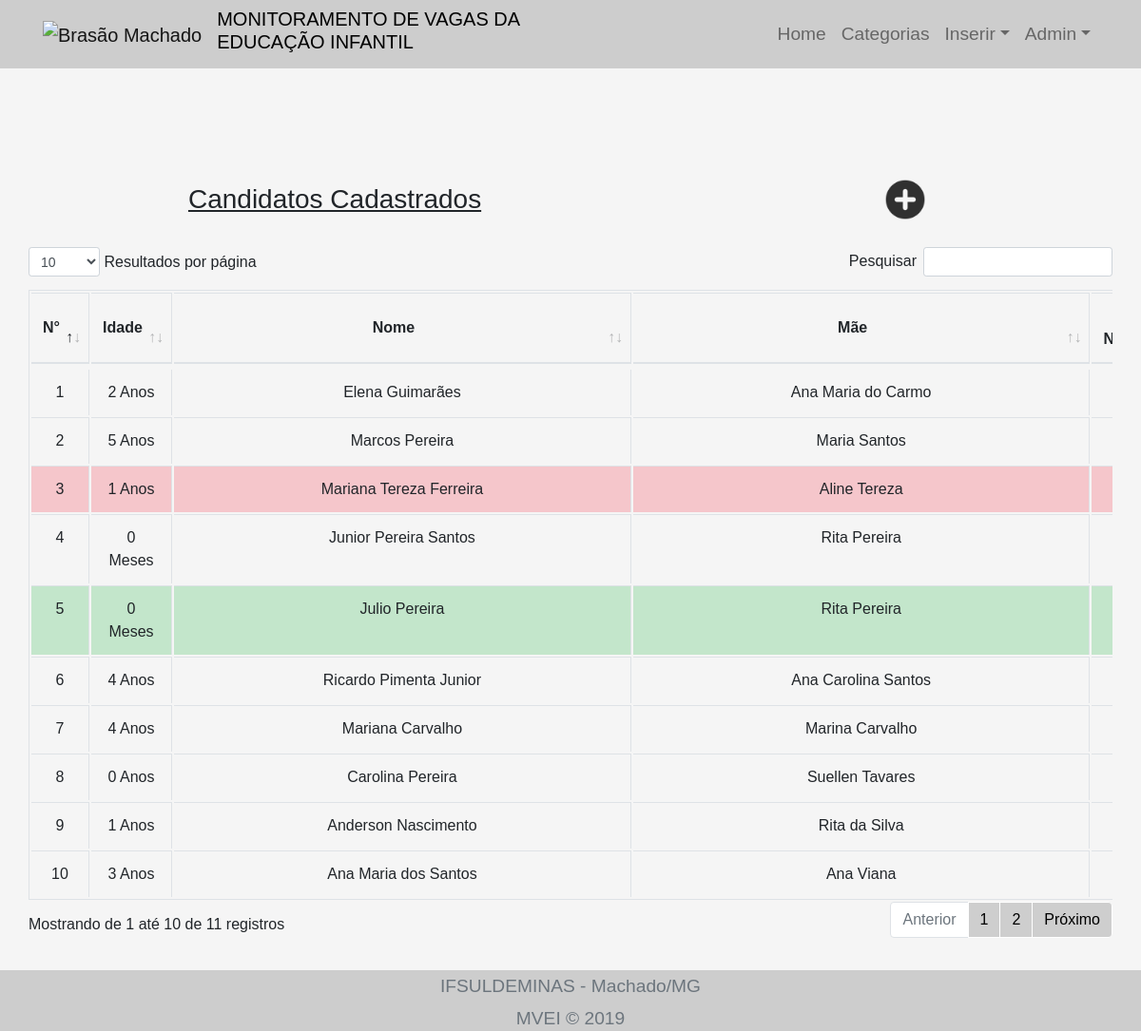
The app's page /view/candidates.php (signed in) with its own data.
### tables this page shows
CREATE TABLE IF NOT EXISTS `candidates` (
  `id` int(11) NOT NULL AUTO_INCREMENT,
  `name` varchar(255) NOT NULL,
  `birth_date` date NOT NULL,
  `tel1` bigint(12) NOT NULL,
  `tel2` bigint(12) DEFAULT NULL,
  `inscription_date` date NOT NULL,
  `situation` tinyint(3) NOT NULL,
  `obs` varchar(255) DEFAULT NULL,
  `conf_date` date DEFAULT NULL,
  `units_id` int(11) DEFAULT NULL,
  `classrooms_id` int(11) DEFAULT NULL,
  `parents_id` int(11) NOT NULL,
  PRIMARY KEY (`id`,`parents_id`),
  KEY `fk_candidates_classrooms_idx` (`classrooms_id`),
  KEY `fk_candidates_units_idx` (`units_id`),
  KEY `fk_candidates_parents1_idx` (`parents_id`)
);

CREATE TABLE IF NOT EXISTS `parents` (
  `id` int(11) NOT NULL AUTO_INCREMENT,
  `mother` varchar(255) DEFAULT NULL,
  `father` varchar(255) DEFAULT NULL,
  PRIMARY KEY (`id`)
);

### model/Candidate.php (called while the page is built, shortened)
<?php
Class Candidate extends Model{
	public function __construct($dbconfig){
		$this->dbconfig = $dbconfig;
	}
	public function getCandidates(){
		try {
			$sql = "SELECT c.id,c.name,c.birth_date,c.tel1,c.tel2,c.inscription_date,c.situation,p.mother,p.father
					FROM `candidates` c
					INNER JOIN `parents` p ON c.parents_id = p.id ORDER BY c.inscription_date" ;
			$dbc = new DBConnection($this->dbconfig);
			return $dbc->getQuery($sql);
		} catch (PDOException $e) {
			echo __LINE__.$e->getMessage();
		}
	}
}

### model/DBConnection.php (called while the page is built, shortened)
<?php
Class DBConnection extends PDO{
    protected $_config;
    public $dbc;
    public function __construct(array $config) {
        $this->_config = $config;
    }
    private function createConnection(){
        $dsn = "" .
            $this->_config['driver'] .
            ":host=" . $this->_config['host'] .
            ";dbname=" . $this->_config['dbname'];
        try {
            $this->dbc = new PDO( $dsn, $this->_config[ 'username' ], $this->_config[ 'password' ], $this->_config['options']);
            $this->dbc->exec("set names utf8");
        } catch(PDOException $e ) {
            echo __LINE__.$e->getMessage();
        }
    }
    public function getQuery($sql,array $params = null) {
        $stmt = $this->dbc->prepare($sql);
        $stmt->execute($params);
        return  $stmt->fetchAll(PDO::FETCH_ASSOC);
    }
}

### controller/CandidateController.php (called while the page is built, shortened)
<?php
require_once '../assets/helpers.php';
require_once '../model/settings.config.php';
require_once '../model/Candidate.php';
Class CandidateController extends Controller{
	private $candidate;
	public function __construct($dbconfig){
		$this->candidate = new Candidate($dbconfig);
	}
	public function loadAllCandidates(){
		return $this->candidate->getCandidates();
	}
}
$controller = new CandidateController($dbconfig);
$controller->validateSession();
$rows = $controller->loadAllCandidates();

### assets/helpers.php (called while the page is built, shortened)
<?php
function tableColor($situation){
    switch ($situation) {
        case 1:
            return 'table-success';
        break;
        case -1:
            return 'table-danger';
        break;
        default:
            return '';
        break;
    }
}
function dateDifference($date_1, $date_2, $differenceFormat = '%a'){
    $datetime1 = date_create($date_1, timezone_open('America/Sao_Paulo'));
    $datetime2 = date_create($date_2, timezone_open('America/Sao_Paulo'));
    $interval = date_diff($datetime1, $datetime2);
    if ($interval->format($differenceFormat) == 0) {
        $differenceFormat = '%m Meses';
    }
    if ($interval->format($differenceFormat) == 1) {
        $differenceFormat = '%y Ano';
    }
    if ($interval->format($differenceFormat) > 1) {
        $differenceFormat = '%y Anos';
    }
    return $interval->format($differenceFormat);
}

### view/candidates.php (the view, shortened to what this page needs)
<?php
require_once '../assets/helpers.php';
require_once '../controller/CandidateController.php';
$controller->notAdmin();
require_once ($controller->importHeader($_SESSION['admin']));
?>
    <section class="container-fluid">
        <div class="row justify-content-around">
            <div class="col-03 align-self-center">
                <p><h3><u><span id='toolTip' tabindex='0' data-toggle='tooltip' title='A idade é baseada na data atual (<?php echo date("d-m-Y") ?>)' style='cursor: help;'>Candidatos Cadastrados</span></u></h3></p>
            </div>
            <div class="col-09">
                <a href="new_candidate.php"><img src="../assets/img/add.png" width="100" height="100"></a>
            </div>
        </div>
        <table id="table_id" class="display table table-bordered table-hover">
            <thead>
                <tr>
                    <th scope="col" class="text-center align-middle">N°</th>
                    <th scope="col" class="text-center align-middle">Idade</th>
                    <th scope="col" class="text-center align-middle">Nome</th>
                    <th scope="col" class="text-center align-middle">Mãe</th>
                    <th scope="col" class="text-center align-middle">Data de Nascimento</th>
                </tr>
            </thead>
            <tbody>
                <?php $i=0;  foreach ($rows as $row => $column): $i++;?>
                    <tr class="custom-anchor <?php echo tableColor($column['situation']) ?>" data-href="<?php echo $column['id'] ?>" onclick="candidateData(this)" title="Editar Candidato">
                        <td scope="row" class="text-center"><?php echo $i ?></td>
                        <td scope="row" class="text-center"><?php echo dateDifference(date("Y-m-d"), $column['birth_date'],'%y') ?></td>
                        <td scope="row" class="text-center"><?php echo $column['name'] ?></td>
                        <td scope="row" class="text-center"><?php echo $column['mother'] ?></td>
                        <td scope="row" class="text-center"><?php echo stringToDate($column['birth_date']) ?></td>
                    </tr>
                <?php endforeach ?>
            </tbody>
        </table>
    </section>
    <div class="container pb-5 mb-5">
    </div>
<?php
require_once 'template/footer.php';
?>

### view/template/header.php (shortened to what this page needs)
<!doctype html>
<html lang="pt-br">
  <head>
    <link rel="stylesheet" href="../assets/css/bootstrap.min.css">
    <link rel="stylesheet" type="text/css" href="../assets/css/dataTables.bootstrap4.css"/>
    <link rel="stylesheet" href="../assets/css/style.css">
  </head>
  <body>
    <nav class="navbar navbar-expand-lg navbar-light fixed-top row">
      <div class="container">
        <a class="navbar-brand" href="index.php">
          <img class="img-fluid" src="../assets/img/brasão.png" alt="Brasão Machado">
        </a>
        <a href="index.php" class="decoClear h5"><span class="text-uppercase d-none d-md-block">Monitoramento de Vagas da<br>Educação Infantil</span></a>
        <div class="collapse navbar-collapse" id="mynavbar">
          <ul class="navbar-nav ml-auto bareffect">
            <li class="position-relative">
              <a class="nav-link" href="index.php">Home</a>
            </li>
            <li class="position-relative">
              <a class="nav-link" href="categories.php?search=1">Categorias</a>
            </li>
          </ul>
          <ul class="navbar-nav">
            <li class="nav-item dropdown">
              <a class="nav-link dropdown-toggle" href="#" id="navbarDropdownMenuLinkInserir" data-toggle="dropdown" aria-haspopup="true" aria-expanded="false">Inserir</a>
            </li>
          </ul>
          <ul class="navbar-nav">
            <li class="nav-item dropdown">
              <a class="nav-link dropdown-toggle" href="#" id="navbarDropdownMenuLinkUser" data-toggle="dropdown" aria-haspopup="true" aria-expanded="false"><?php echo $_SESSION['name'] ?></a>
            </li>
          </ul>
        </div>
      </div>
    </nav>

### view/template/footer.php (shortened to what this page needs)
    <footer class="fixed-bottom footer">
      <div class="container text-muted text-center align-content-end">
        <span>IFSULDEMINAS - Machado/MG</span>
      </div>
      <div class="container text-muted text-center align-content-around">
        <span>MVEI &copy; 2019</span>
      </div>
    </footer>
  </body>
</html>

### assets/css/style.css (style rules this page uses)
html { position: relative; min-height: 100%; font-size: 1rem; }
body { padding-top: 10rem; font-family: Arial, Calibri; background-color: #f5f5f5; }
.bareffect li a::before, .bareffect li a::after { content: ''; background-color: #fff; width: 100%; height: 0.125rem; position: absolute; left: 0; opacity: 0; transition: all 0.5s; }
.bareffect li a::before { top: 0; transform: translateY(0.625rem); }
.bareffect li a::after { bottom: 0; transform: translateY(-0.625rem); }
.navbar-brand img { width: 5.9rem; height: 85px; }
.navbar li { font-size: 1.2rem; }
.navbar { background-color: #cdcdcd; opacity: 0.7; -webkit-transition: opacity 1s ease-in-out; -moz-transition: opacity 1s ease-in-out; -ms-transition: opacity 1s ease-in-out; -o-transition: opacity 1s ease-in-out; transition: opacity 0.5s ease-in-out; }
.decoClear, .decoClear:hover { color: #000000; text-decoration: none; font-weight: normal; }
.footer { height: 4.0rem; line-height: 2.1rem; font-size: 1.2rem; background-color: #cdcdcd; }
.custom-anchor { cursor: pointer; }

### records on screen
candidates: name "Elena Guimarães", parents.mother "Ana Maria do Carmo"
candidates: name "Marcos Pereira", parents.mother "Maria Santos"
candidates: name "Mariana Tereza Ferreira", parents.mother "Aline Tereza"
candidates: name "Junior Pereira Santos", parents.mother "Rita Pereira"
candidates: name "Julio Pereira", parents.mother "Rita Pereira"
candidates: name "Ricardo Pimenta Junior", parents.mother "Ana Carolina Santos"
candidates: name "Mariana Carvalho", parents.mother "Marina Carvalho"
candidates: name "Carolina Pereira", parents.mother "Suellen Tavares"
candidates: name "Anderson Nascimento", parents.mother "Rita da Silva"
candidates: name "Ana Maria dos Santos", parents.mother "Ana Viana"

### other values on screen
$_SESSION['name'] "Admin"
